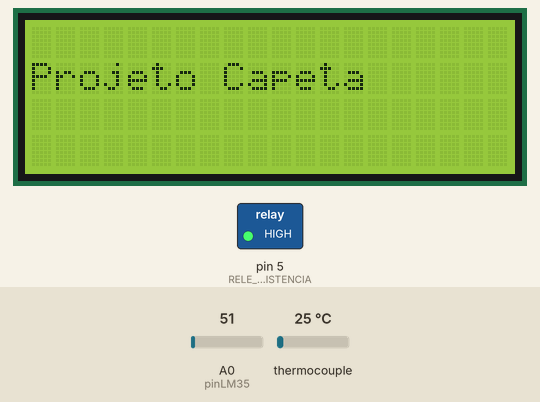
Recording of a sketch running on a simulated Arduino Uno, built with avr-gcc and run on an emulated ATmega328P. Shown: 20×4 character LCD, switched loads named in the sketch (green lamp = pin HIGH). Wiring (inferred from the names in the program): MAX6675 thermocouple converter: CS pin 3; MISO pin 2; SCK pin 4. The inputs (shaded band) are chosen by the test bench; at power-on: thermocouple 25 °C, A0 (pinLM35) = 51. Storage starts empty; pins used as bus, display or sensor lines are not drawn; what the sketch prints to the serial monitor is not drawn.

Above: at 1.2 s.
At 10.6 s:
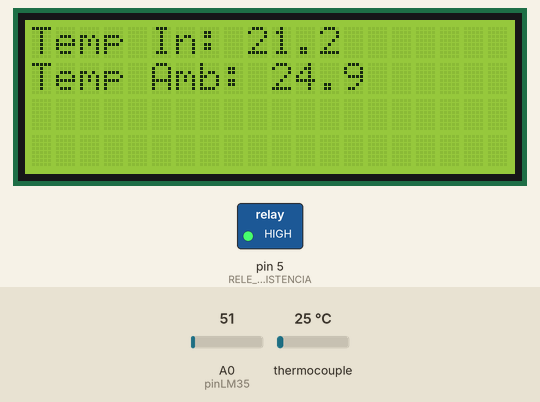
10.7 s: thermocouple set to 75 °C
At 11.9 s:
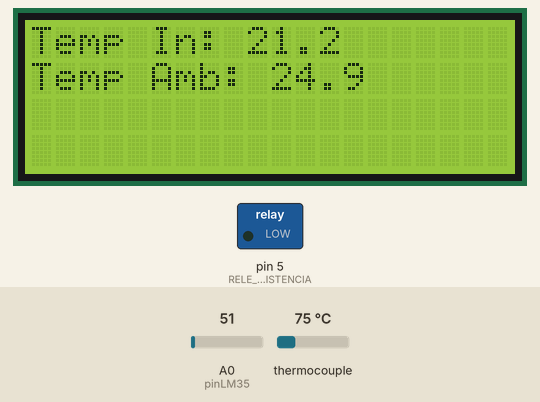
13.0 s: thermocouple set to 35 °C
At 21.3 s:
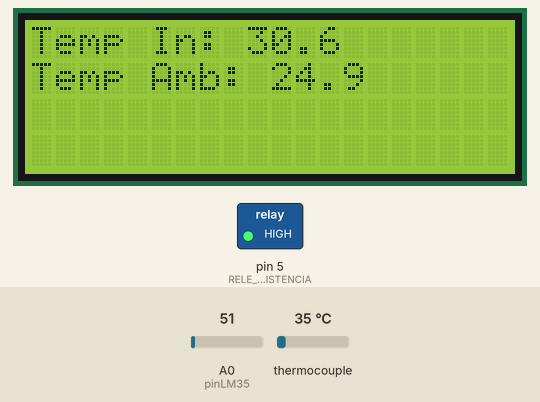
Timing chart, 0 to 22.0 s (numbered marks = the images above; inputs shaded):
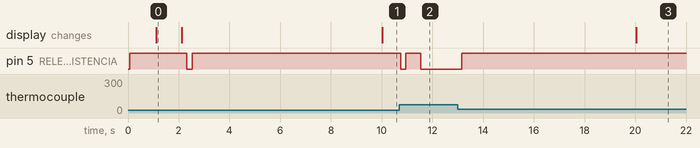

Measured:
- after the input at 10.7 s, pin 5 (RELE_RESISTENCIA): HIGH → LOW after 0.05 s, → HIGH 0.20 s later, → LOW 0.60 s later
- after the input at 13.0 s, pin 5 (RELE_RESISTENCIA): LOW → HIGH after 0.15 s; the display: changes after 7.0 s (image 3)
- what the display in image 0 shows lasts 1.0 s, from 1.1 s to 2.1 s

The sketch:

sistema2.ino
```cpp
#include <Wire.h>
#include <LiquidCrystal_I2C.h>
#include <SPI.h>
#include <math.h>
#include <max6675.h>
#include <SD.h>

LiquidCrystal_I2C lcd(0x27, 20, 4);
File myFile;

#define MAX6675_SO 2
#define MAX6675_CS 3
#define MAX6675_SCK 4
#define RELE_RESISTENCIA 5

const int pinLM35 = A0;
#define CS_PIN 10

double temperatura;
double setPoint_resistencia = 38.0;
double input;
float intercepto = 3.267;
float slope = 0.938;
unsigned long tempoAnterior = 0;
const long intervaloTela = 10000;
unsigned long intervaloPID = 200;

bool resistenciaLigada = true;  // Inicialmente ligado

// Parâmetros PID
double Kp = 2.0, Ki = 0.5, Kd = 1.0;
double erroAnterior = 0.0, somaErro = 0.0;

// Histerese
double faixaHisterese = 1; // Temperatura de tolerância para evitar liga/desliga repetido

// Flag para o início do comportamento da estufa
bool estufaIniciada = true;  // Inicia com a estufa ligada

void setup() {
    analogReference(DEFAULT);
    Serial.begin(9600);
    lcd.init();
    lcd.backlight();
    pinMode(RELE_RESISTENCIA, OUTPUT);

    // Inicializa o relé como ligado
    digitalWrite(RELE_RESISTENCIA, HIGH);
    resistenciaLigada = true;

    if (!SD.begin(CS_PIN)) {
        Serial.println("Falha ao inicializar o cartão SD");
        lcd.setCursor(0, 0);
        lcd.print("Falha no SD!");
        while (1);
    }

    myFile = SD.open("datalog.csv", FILE_WRITE);
    if (myFile) {
        myFile.println("Tempo,Temp In (C),Temp Amb (C)");
        myFile.close();
        Serial.println("Arquivo CSV criado com sucesso");
    } else {
        Serial.println("Erro ao criar arquivo CSV");
    }

    lcd.setCursor(0, 1);
    lcd.print("Bem Vindo!");
    delay(1000);
    lcd.clear();
    lcd.setCursor(0, 1);
    lcd.print("Projeto Capeta");
    delay(1000);
    lcd.clear();
}

void loop() {
    unsigned long currentMillis = millis();

    if (currentMillis - tempoAnterior >= intervaloPID) {
        tempoAnterior = currentMillis;

        temperatura = leer_termopar();
        float temperaturaCorrigida = (slope * temperatura) + intercepto;
        input = temperaturaCorrigida - 5.5; // Corrigindo a temperatura

        // Controle do relé com base no PID
        controlarRele(input); // Chamada para a nova função

        float temperaturaAmbiente = lerTemperaturaLM35();

        Serial.print("Temp. Bruta: ");
        Serial.print(temperatura, 2);
        Serial.print(" C, Temp. Corrigida: ");
        Serial.print(input, 2);
        Serial.print(" C, Temp. Ambiente: ");
        Serial.print(temperaturaAmbiente, 2);
        Serial.println(" C");

        logToFile(input, temperaturaAmbiente);
    }

    // Atualização do LCD
    if (currentMillis % intervaloTela < intervaloPID) {
        lcd.clear();
        lcd.setCursor(0, 0);
        lcd.print("Temp In: ");
        lcd.print(input, 1);
        lcd.setCursor(0, 1);
        lcd.print("Temp Amb: ");
        lcd.print(lerTemperaturaLM35(), 1);
    }
}

void controlarRele(double temperaturaAtual) {
    double erro = setPoint_resistencia - temperaturaAtual;
    somaErro += erro * intervaloPID / 1000.0; // Integral acumulada
    double dErro = (erro - erroAnterior) / (intervaloPID / 1000.0); // Derivada

    // Saída PID
    double pidOut = Kp * erro + Ki * somaErro + Kd * dErro;
    erroAnterior = erro;

    // Controle do relé com histerese e comportamento inicial
    if (!estufaIniciada) {
        if (temperaturaAtual > 5.0) {
            estufaIniciada = true; // Começa a controlar após temperatura inicial
        }
    } else {
        // Histerese: Se o erro for pequeno, não muda o estado do relé
        if (pidOut > faixaHisterese) {
            if (!resistenciaLigada) {
                digitalWrite(RELE_RESISTENCIA, HIGH); // Liga o relé
                resistenciaLigada = true;
            }
        } else if (pidOut < faixaHisterese) {
            if (resistenciaLigada) {
                digitalWrite(RELE_RESISTENCIA, LOW); // Desliga o relé
                resistenciaLigada = false;
            }
        }
    }
}

double leer_termopar() {
    uint16_t v;
    pinMode(MAX6675_CS, OUTPUT);
    pinMode(MAX6675_SO, INPUT);
    pinMode(MAX6675_SCK, OUTPUT);

    digitalWrite(MAX6675_CS, LOW);
    unsigned long startMicros = micros();
    while (micros() - startMicros < 1);

    v = shiftIn(MAX6675_SO, MAX6675_SCK, MSBFIRST);
    v <<= 8;
    v |= shiftIn(MAX6675_SO, MAX6675_SCK, MSBFIRST);
    digitalWrite(MAX6675_CS, HIGH);

    if (v & 0x4) {
        return NAN;
    }
    v >>= 3;
    return v * 0.25;
}

float lerTemperaturaLM35() {
    int leituraLM35 = analogRead(pinLM35);
    float temperatura = (leituraLM35 * (5.0 / 1023.0)) * 100.0;
    return temperatura;
}

void logToFile(double tempIn, double tempOut) {
    myFile = SD.open("datalog.csv", FILE_WRITE);
    if (myFile) {
        unsigned long currentTime = millis() / 1000;
        myFile.print(currentTime);
        myFile.print(",");
        myFile.print(tempIn, 2);
        myFile.print(",");
        myFile.println(tempOut, 2);
        myFile.close();
        Serial.println("Dados gravados no arquivo CSV");
    } else {
        Serial.println("Erro ao abrir o arquivo CSV para escrita");
    }
}
```
